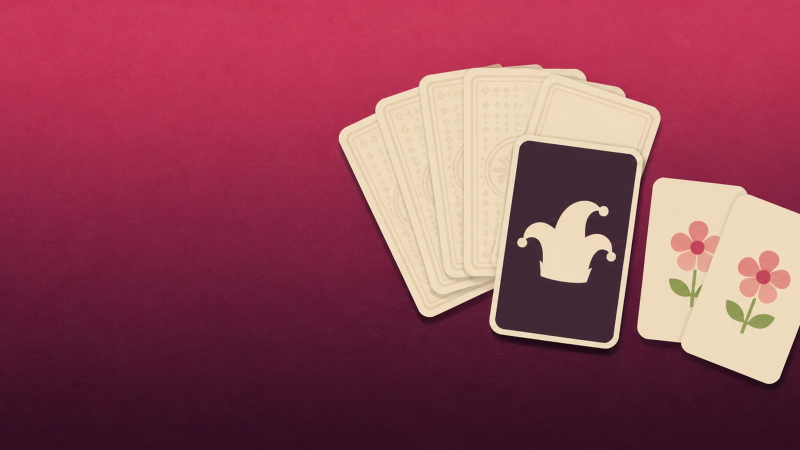
#> input picture games/babanuki/assets/hero.jpg, 1600 x 900 px (shown at 1/2 size)
$ python make-tile-art.py
#> lines starting #> are read from the running program, lines starting #| are printed output that depends on the picture
# ハブ（index.html）のタイル背景用に、キーアートの小さい版を作る。
#
#   games/<slug>/assets/hero.jpg（うまうまレースだけ title-hero.jpg / 1600x900）
#     → games/<slug>/assets/hero-tile.webp （TILE_W x 450）
#
# 原画は消さない。ルールモーダルの 442x120 帯は今も hero.jpg を使っている。
# タイルの実表示は 390px幅で 356 CSS px（DPR2 = 712 device px）、
# 1440px幅で 515 CSS px・注目タイルのみ 1046 CSS px。TILE_W はその DPR2 ぶんを見て決めている。
#
# 実行: python tools/make-tile-art.py
from PIL import Image
from pathlib import Path

ROOT = Path(__file__).resolve().parent.parent
GAMES = ROOT / "games"

TILE_W = 1024   # 390px幅・DPR2 の通常タイル: cover 後の描画幅 1010px をカバー（box 712x568 に 16:9 を cover）
FEATURE_W = 1200  # 注目タイル（うまうまレース）: 390px幅・DPR2 の描画幅 1191px、1440px幅の 1046 CSS px もカバー
QUALITY = 80

# slug -> (原画のファイル名, 出力幅)
SOURCES = {
    "uma-race": ("title-hero.jpg", FEATURE_W),
}

def main():
    total_src = total_out = 0
    rows = []
    for d in sorted(p for p in GAMES.iterdir() if p.is_dir()):
        name, width = SOURCES.get(d.name, ("hero.jpg", TILE_W))
        src = d / "assets" / name
        if not src.exists():
            continue
        out = d / "assets" / "hero-tile.webp"
        im = Image.open(src).convert("RGB")
#> im is the input picture: PIL image 1600x900 RGB; mean R, G, B 145.8, 70.8, 86.4
        small = im.resize((width, round(im.height * width / im.width)), Image.LANCZOS)
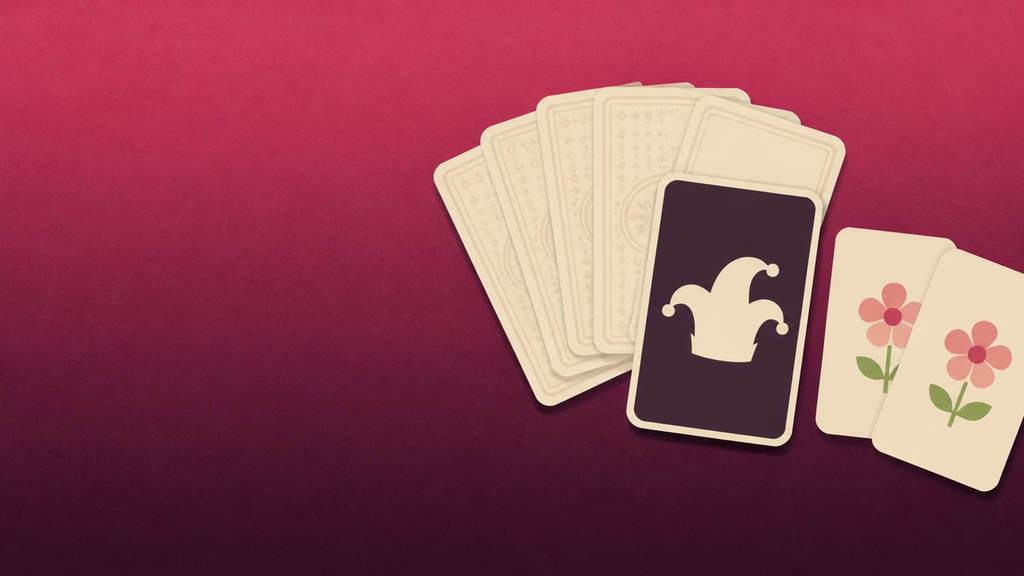
#> small: PIL image 1024x576 RGB; mean R, G, B 145.8, 70.8, 86.4
        small.save(out, "WEBP", quality=QUALITY, method=6)
        s, o = src.stat().st_size, out.stat().st_size
        total_src += s
        total_out += o
        rows.append((d.name, f"{im.width}x{im.height}", s, f"{small.width}x{small.height}", o))
#> pass 2 of the loop in main, `for d in sorted(p for p in GAMES.iterdir() if p.is_dir()):`:
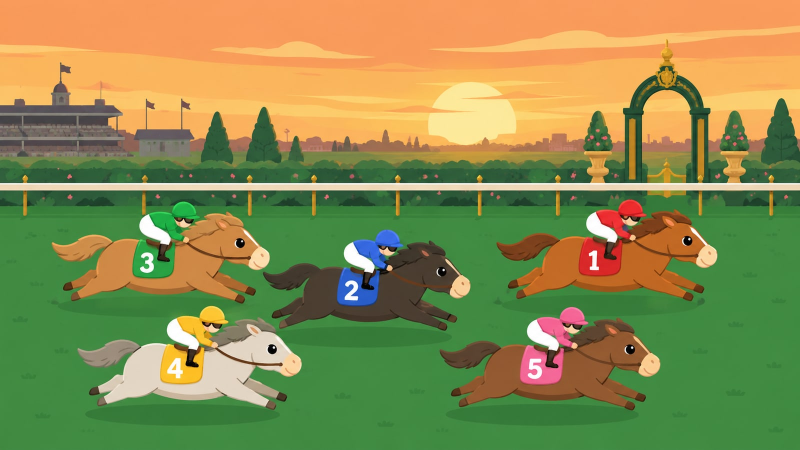
#> input picture games/uma-race/assets/title-hero.jpg, 1600 x 900 px (shown at 1/2 size)
#> in main, im is the input picture: PIL image 1600x900 RGB; mean R, G, B 139.8, 140.5, 79.6
#> in main, `small = im.resize((width, round(im.height * width / im.width)), Image...`:
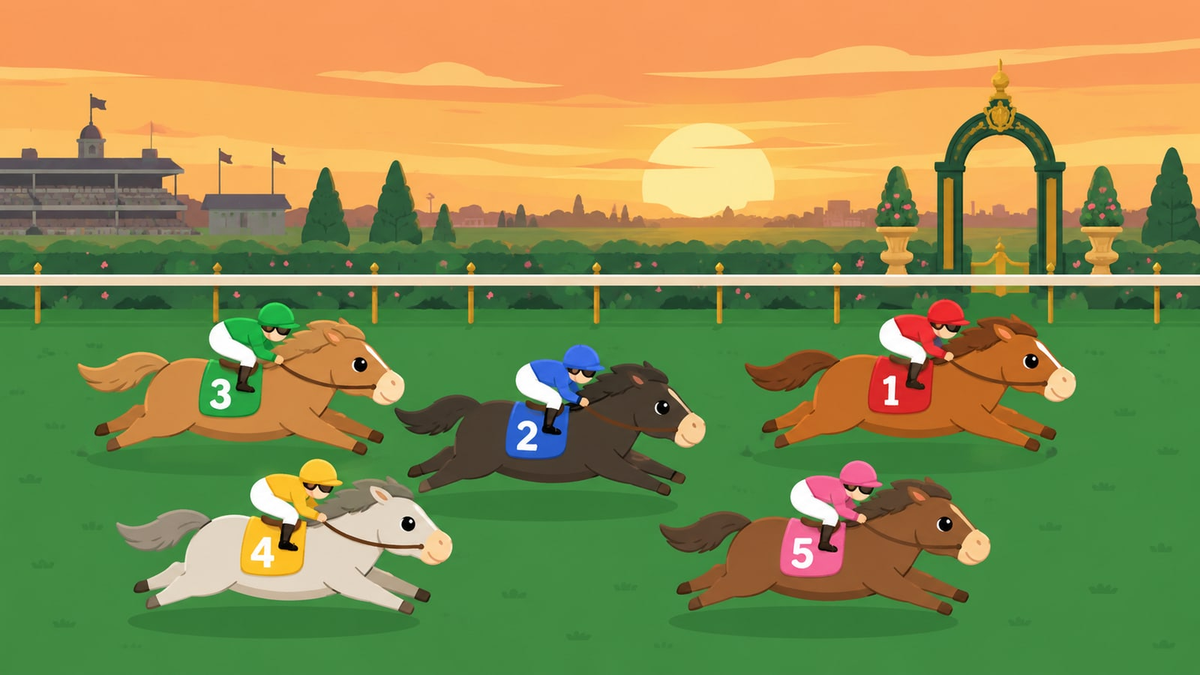
#> small: PIL image 1200x675 RGB; mean R, G, B 139.8, 140.5, 79.6

    w = max(len(r[0]) for r in rows)
#> w = 8
    for slug, sd, s, od, o in rows:
        print(f"{slug:<{w}}  {sd} {s/1024:7.1f}KB  ->  {od} {o/1024:6.1f}KB")
    print(f"{'TOTAL':<{w}}  {total_src/1024:.1f}KB -> {total_out/1024:.1f}KB "
          f"({100 - total_out / total_src * 100:.1f}% 減)  {len(rows)}枚")
#| TOTAL     198.1KB -> 60.5KB (69.5% 減)  2枚

if __name__ == "__main__":
    main()
